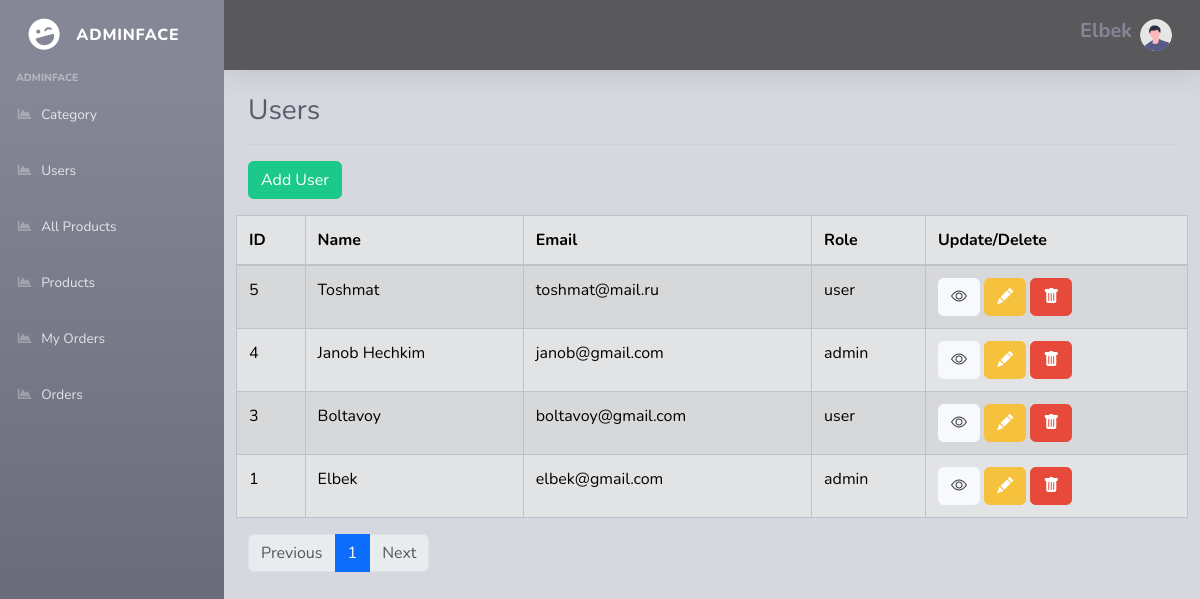
The page /admin/users.php (signed in) on the database its author committed.
### tables this page shows
CREATE TABLE `users` (
  `id` int NOT NULL,
  `name` varchar(255) NOT NULL,
  `email` varchar(255) NOT NULL,
  `password` varchar(255) NOT NULL,
  `role` varchar(10) NOT NULL DEFAULT 'user'
);

### admin/users.php (the view, shortened to what this page needs)
<?php
$con = new PDO("mysql:host=localhost;dbname=onlinedukon", 'root', 'root');
$limit = 7;
$sql = "SELECT COUNT(*) as count FROM users";
$rawCount = $con->query($sql)->fetch(PDO::FETCH_ASSOC);
$countPages = ceil($rawCount['count'] / $limit);
if (isset($_GET['page'])) {
    $page = $_GET['page'];
    $pn = ($page - 1) * $limit;
} else {
    $pn = 0;
    $page = 1;
}
$sql = "SELECT * FROM users ORDER BY id DESC LIMIT {$pn},{$limit}";
$result = $con->query($sql);
$users = $result->fetchAll(PDO::FETCH_ASSOC);
?>
<!DOCTYPE html>
<html lang="en">
<head>
    <link rel="stylesheet" href="https://cdn.jsdelivr.net/npm/bootstrap-icons@1.11.3/font/bootstrap-icons.min.css">
    <link href="https://cdn.jsdelivr.net/npm/bootstrap@5.3.3/dist/css/bootstrap.min.css" rel="stylesheet">
    <link href="../assets/vendor/fontawesome-free/css/all.min.css" rel="stylesheet" type="text/css">
    <link href="../assets/css/sb-admin-2.min.css" rel="stylesheet">
</head>
<body id="page-top">
    <div id="wrapper">
        <ul class="navbar-nav bg-gradient-secondary sidebar sidebar-dark accordion" id="accordionSidebar">
            <a class="sidebar-brand d-flex align-items-center justify-content-center" href="index.php">
                <div class="sidebar-brand-icon rotate-n-15">
                    <i class="fas fa-laugh-wink"></i>
                </div>
                <div class="sidebar-brand-text mx-3">Adminface</div>
            </a>
            <div class="sidebar-heading">
                Adminface
            </div>
            <?php
            if ($_SESSION['role'] == 'admin') { ?>
                <li class="nav-item">
                    <a class="nav-link" href="index.php">
                        <i class="fas fa-fw fa-chart-area"></i>
                        <span>Category</span></a>
                </li>
                <li class="nav-item">
                    <a class="nav-link" href="users.php">
                        <i class="fas fa-fw fa-chart-area"></i>
                        <span>Users</span></a>
                </li>
                <li class="nav-item">
                    <a class="nav-link" href="products.php">
                        <i class="fas fa-fw fa-chart-area"></i>
                        <span>All Products</span></a>
                </li>
            <?php } ?>
            <li class="nav-item">
                <a class="nav-link" href="adminProducts.php">
                    <i class="fas fa-fw fa-chart-area"></i>
                    <span>Products</span></a>
            </li>
            <li class="nav-item">
                <a class="nav-link" href="myOrders.php">
                    <i class="fas fa-fw fa-chart-area"></i>
                    <span>My Orders</span></a>
            </li>
            <li class="nav-item">
                <a class="nav-link" href="orders.php">
                    <i class="fas fa-fw fa-chart-area"></i>
                    <span>Orders</span></a>
            </li>
        </ul>
        <div id="content-wrapper" class="d-flex flex-column" style="background-color: #d7d7e0;">
            <div id="content">
                <nav class="navbar navbar-expand topbar mb-4 static-top shadow" style="background-color: #59595c;">
                    <ul class="navbar-nav ml-auto">
                        <li class="nav-item dropdown no-arrow">
                            <a class="nav-link dropdown-toggle" href="#" id="userDropdown" role="button"
                                data-toggle="dropdown" aria-haspopup="true" aria-expanded="false">
                                <span class="mr-2 d-none d-lg-inline text-gray-600">
                                    <h5 style="font-weight:700"><?= $_SESSION['name'] ?></h5>
                                </span>
                                <img class="img-profile rounded-circle"
                                    src="../assets/img/undraw_profile.svg">
                            </a>
                        </li>
                    </ul>
                </nav>
                <div class="container-fluid">
                    <div class="d-sm-flex align-items-center justify-content-between">
                        <h1 class="h3 mb-0 text-gray-800">Users</h1>
                    </div>
                    <hr>
                </div>
                <button type="button" class="btn btn-success ml-4" data-bs-toggle="modal" data-bs-target="#CreateModal">
                    Add User
                </button>
                <div class="container">
                    <div class="row">
                        <table class="table table-secondary table-striped table-bordered mt-3" id="dataTable" cellspacing="0">
                            <thead>
                                <tr>
                                    <th>ID</th>
                                    <th>Name</th>
                                    <th>Email</th>
                                    <th>Role</th>
                                    <th>Update/Delete</th>
                                </tr>
                            </thead>
                            <tbody>
                                <?php
                                foreach ($users as $user) { ?>
                                    <tr>
                                        <td><?= $user['id'] ?></td>
                                        <td><?= $user['name'] ?></td>
                                        <td><?= $user['email'] ?></td>
                                        <td><?= $user['role'] ?></td>
                                        <td>
                                            <button type="button" class="btn btn-light" data-bs-toggle="modal" data-bs-target="#viewModal<?= $user['id'] ?>">
                                                <i class="bi bi-eye"></i>
                                            </button>
                                            <button type="button" class="btn btn-warning" data-bs-toggle="modal" data-bs-target="#editModal<?= $user['id'] ?>">
                                                <i class="bi bi-pencil-fill"></i>
                                            </button>
                                            <button type="button" class="btn btn-danger" data-bs-toggle="modal" data-bs-target="#deleteModal<?= $user['id'] ?>">
                                                <i class="bi bi-trash-fill"></i>
                                            </button>
                                        </td>
                                    <?php }
                                    ?>
                                    </tr>
                            </tbody>
                        </table>
                    </div>
                </div>
                <nav aria-label="Page navigation example">
                    <ul class="pagination justify-content-start ml-4">
                        <li class="page-item">
                            <a class="page-link <?= ($page == 1) ? "disabled" : "" ?>" href="<?php if ($page > 1) echo "?page=" . ($page - 1) ?>">Previous</a>
                        </li>
                        <?php
                        for ($i = 1; $i <= $countPages; $i++) { ?>
                            <li class="page-item"><a class="page-link <?= ($page == $i) ? "active" : "" ?>" href="?page=<?= $i ?>"><?= $i ?></a></li>
                        <?php }
                        ?>
                        <li class="page-item">
                            <a class="page-link <?= ($page == $countPages) ? "disabled" : "" ?>" href="<?php if ($page < $countPages) echo "?page=" . ($page + 1) ?>">Next</a>
                        </li>
                    </ul>
                </nav>
            </div>
        </div>
    </div>
</body>
</html>

### rows shown on the page
users: id "5", name "Toshmat", email "toshmat@mail.ru", role "user"
users: id "4", name "Janob Hechkim", email "janob@gmail.com", role "admin"
users: id "3", name "Boltavoy", email "boltavoy@gmail.com", role "user"
users: id "1", name "Elbek", email "elbek@gmail.com", role "admin"

### other values the page prints
$_SESSION['name'] "Elbek"
